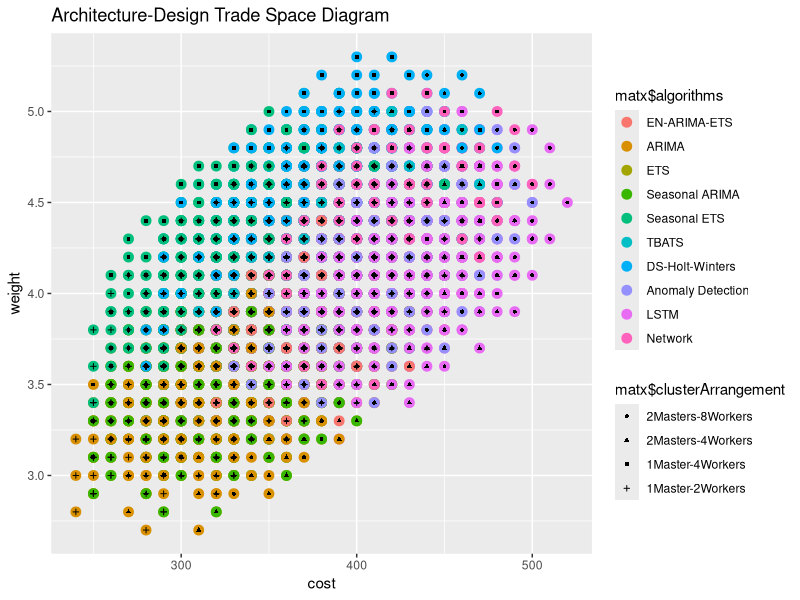
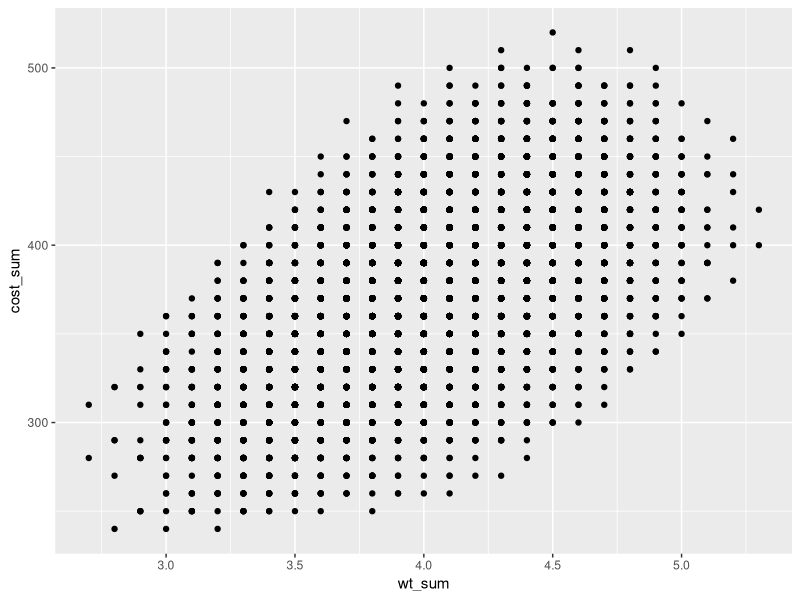

Reproduce these figures in R, in order.
matx <- NULL
algorithms <- c("EN-ARIMA-ETS","ARIMA","ETS","Seasonal ARIMA","Seasonal ETS","TBATS","DS-Holt-Winters","Anomaly Detection","LSTM","Network")
parallelProcessing <- c("Hadoop","Spark")
dataStorage <- c("Amazon S3","OpenStack Swift")
cloudPlatform <- c("OpenStack","Amazon AWS","Databricks")
IDENoteBook <- c("RStudio","Zeppelin","SparkNoteBook","DatabricksNoteBook")
clusterArrangement <- c("2Masters-8Workers", "2Masters-4Workers", "1Master-4Workers", "1Master-2Workers")
progLanguage <- c("R","Python","Scala","Java")


matx <- expand.grid(algorithms, parallelProcessing, dataStorage, cloudPlatform, IDENoteBook, clusterArrangement, progLanguage)
#atx <- expand.grid(parallelProcessing, dataStorage)
colnames(matx) <- c("algorithms","parallelProcessing","dataStorage","cloudPlatform","IDENoteBook","clusterArrangement","progLanguage")
#colnames(matx) <- c("parallelProcessing","dataStorage")
matx

#algorithms <- c("EN-ARIMA-ETS","ARIMA","ETS","Seasonal ARIMA","Seasonal ETS","TBATS","DS-Holt-Winters","Classification","LSTM","Network")
calc.algorithms.wt <- function(algorithms) {
  #print(algorithms)
  algorithms_wt <- 0.5
  if(algorithms == "EN-ARIMA-ETS") {
    algorithms_wt <- 0.5
  }
  if(algorithms == "ARIMA") {
    algorithms_wt <- 0.1
  }
  if(algorithms == "ETS") {
    algorithms_wt <- 0.2
  }
  if(algorithms == "Seasonal ARIMA") {
    algorithms_wt <- 0.2
  }
  if(algorithms == "Seasonal ETS") {
    algorithms_wt <- 0.7
  }
  if(algorithms == "TBATS") {
    algorithms_wt <- 0.6
  }
  if(algorithms == "DS-Holt-Winters") {
    algorithms_wt <- 0.9
  }

  if(algorithms == "Anomaly Detection") {
    algorithms_wt <- 0.6
  }
  if(algorithms == "LSTM") {
    algorithms_wt <- 0.6
  }
  if(algorithms == "Network") {
    algorithms_wt <- 0.7
  }
    algorithms_wt
}

calc.algorithms.cost <- function(algorithms) {
  #print(algorithms)
  
  algorithms_cost <- 50
  if(algorithms == "EN-ARIMA-ETS") {
    algorithms_cost <- 50
  }
  if(algorithms == "ARIMA") {
    algorithms_cost <- 10
  }
  if(algorithms == "ETS") {
    algorithms_cost <- 20
  }
  if(algorithms == "Seasonal ARIMA") {
    algorithms_cost <- 20
  }
  if(algorithms == "Seasonal ETS") {
    algorithms_cost <- 20
  }
  if(algorithms == "TBATS") {
    algorithms_cost <- 50
  }
  if(algorithms == "DS-Holt-Winters") {
    algorithms_cost <- 50
  }
  
  if(algorithms == "Anomaly Detection") {
    algorithms_cost <- 70
  }
  if(algorithms == "LSTM") {
    algorithms_cost <- 90
  }
  if(algorithms == "Network") {
    algorithms_cost <- 70
  }
  algorithms_cost
}

matx$algorithmswt <- mapply(calc.algorithms.wt,matx$algorithms)
matx$algorithmscost <- mapply(calc.algorithms.cost,matx$algorithms)
#parallelProcessing <- c("Hadoop","Spark")
#parallelProcessing_wt   <- c(0.5, 0.7)
#parallelProcessing_cost <- c(0.5, 0.6)

calc.parallelProcessing.wt <- function(parallelProcessing) {
  #printparallelProcessing)
  
  if(parallelProcessing == "Hadoop") {
    parallelProcessing_wt <- 0.5
  }
  if(parallelProcessing == "Spark") {
    parallelProcessing_wt <- 0.7
    
  }
    parallelProcessing_wt
    # return value 
}
calc.parallelProcessing.cost <- function(parallelProcessing) {
  #printparallelProcessing)
  
  if(parallelProcessing == "Hadoop") {
    parallelProcessing_cost <- 50
  }
  if(parallelProcessing == "Spark") {
    parallelProcessing_cost <- 60
    
  }
  parallelProcessing_cost
  # return value 
}

matx$parallelProcessingwt <- mapply(calc.parallelProcessing.wt,matx$parallelProcessing)
matx$parallelProcessingcost <- mapply(calc.parallelProcessing.cost,matx$parallelProcessing)

#dataStorage <- c("Amazon S3","OpenStack Swift")
#dataStorage_wt <- c(0.7, 0.4)
#dataStorage_cost    <- c(0.7, 0.3)

calc.dataStorage.wt <- function(dataStorage) {
  #printdataStorage)
  
  if(dataStorage == "Amazon S3") {
    dataStorage_wt <- 0.7
  }
  if(dataStorage == "OpenStack Swift") {
    dataStorage_wt <- 0.4
    
  }
  dataStorage_wt
}
calc.dataStorage.cost <- function(dataStorage) {
  #printdataStorage)
  
  if(dataStorage == "Amazon S3") {
    dataStorage_cost <- 70
  }
  if(dataStorage == "OpenStack Swift") {
    dataStorage_cost <- 30
    
  }
  dataStorage_cost
}

matx$dataStoragewt <- mapply(calc.dataStorage.wt,matx$dataStorage)
matx$dataStoragecost <- mapply(calc.dataStorage.cost,matx$dataStorage)

#cloudPlatform <- c("OpenStack","AWS","Databricks")
#cloudPlatform_utility <- c(0.4, 0.6, 0.7)
#cloudPlatform_cost    <- c(0.3, 0.7, 0.6)

calc.cloudPlatform.wt <- function(cloudPlatform) {
  #printcloudPlatform)
  
  if(cloudPlatform == "OpenStack") {
    cloudPlatform_wt <- 0.4
  }
  if(cloudPlatform == "Amazon AWS") {
    cloudPlatform_wt <- 0.6
  }
  if(cloudPlatform == "Databricks") {
    cloudPlatform_wt <- 0.7
  }
  cloudPlatform_wt
}
calc.cloudPlatform.cost <- function(cloudPlatform) {
  #printcloudPlatform)
  
  if(cloudPlatform == "OpenStack") {
    cloudPlatform_cost <- 30
  }
  if(cloudPlatform == "Amazon AWS") {
    cloudPlatform_cost <- 70
  }
  if(cloudPlatform == "Databricks") {
    cloudPlatform_cost <- 60
  }
  cloudPlatform_cost
}

matx$cloudPlatformwt <- mapply(calc.cloudPlatform.wt,matx$cloudPlatform)
matx$cloudPlatformcost <- mapply(calc.cloudPlatform.cost,matx$cloudPlatform)


#IDENoteBook <- c("RStudio","Zeppelin","SparkNoteBook","DatabricksNoteBook")
#IDENoteBook_utility <- c(0.7, 0.5, 0.3, 0.7)
#IDENoteBook_cost    <- c(0.6, 0.5, 0.5, 0.7)

calc.IDENoteBook.wt <- function(IDENoteBook) {
  #printIDENoteBook)
  
  if(IDENoteBook == "RStudio") {
    IDENoteBook_wt <- 0.7
  }
  if(IDENoteBook == "Zeppelin") {
    IDENoteBook_wt <- 0.5
  }
  if(IDENoteBook == "SparkNoteBook") {
    IDENoteBook_wt <- 0.3
  }
  if(IDENoteBook == "DatabricksNoteBook") {
    IDENoteBook_wt <- 0.7
  }
  IDENoteBook_wt
}
calc.IDENoteBook.cost <- function(IDENoteBook) {
  #printIDENoteBook)
  
  if(IDENoteBook == "RStudio") {
    IDENoteBook_cost <- 50
  }
  if(IDENoteBook == "Zeppelin") {
    IDENoteBook_cost <- 50
  }
  if(IDENoteBook == "SparkNoteBook") {
    IDENoteBook_cost <- 50
  }
  if(IDENoteBook == "DatabricksNoteBook") {
    IDENoteBook_cost <- 70
  }
  IDENoteBook_cost
}

matx$IDENoteBookwt <- mapply(calc.IDENoteBook.wt,matx$IDENoteBook)
matx$IDENoteBookcost <- mapply(calc.IDENoteBook.cost,matx$IDENoteBook)
  
#clusterArrangement <- c("2Masters-6Slaves", "2Masters-4Slaves", "1Master-2Slaves", "1Master-4Slaves")
#clusterArrangement_utility <- c(0.7, 0.5, 0.5, 0.8)
#clusterArrangement_cost    <- c(0.8, 0.6, 0.4, 0.3)

calc.clusterArrangement.wt <- function(clusterArrangement) {
  #printclusterArrangement)
  
  if(clusterArrangement == "2Masters-8Workers") {
    clusterArrangement_wt <- 0.7
  }
  if(clusterArrangement == "2Masters-4Workers") {
    clusterArrangement_wt <- 0.5
  }
  if(clusterArrangement == "1Master-4Workers") {
    clusterArrangement_wt <- 0.8
  }
  if(clusterArrangement == "1Master-2Workers") {
    clusterArrangement_wt <- 0.5
  }

  clusterArrangement_wt
}
calc.clusterArrangement.cost <- function(clusterArrangement) {
  #printclusterArrangement)
  
  if(clusterArrangement == "2Masters-8Workers") {
    clusterArrangement_cost <- 80
  }
  if(clusterArrangement == "2Masters-4Workers") {
    clusterArrangement_cost <- 60
  }
  if(clusterArrangement == "1Master-4Workers") {
    clusterArrangement_cost <- 40
  }
  if(clusterArrangement == "1Master-2Workers") {
    clusterArrangement_cost <- 30
  }

  clusterArrangement_cost
}

matx$clusterArrangementwt <- mapply(calc.clusterArrangement.wt,matx$clusterArrangement)
matx$clusterArrangementcost <- mapply(calc.clusterArrangement.cost,matx$clusterArrangement)


#progLanguage <- c("R","Python","Scala","Java")
#progLanguage_utility <- c(0.7, 0.8, 0.5,0.6)
#progLanguage_cost    <- c(0.5, 0.7, 0.8,0.4)

calc.progLanguage.wt <- function(progLanguage) {
  #printprogLanguage)
  
  if(progLanguage == "R") {
    progLanguage_wt <- 0.7
  }
  if(progLanguage == "Python") {
    progLanguage_wt <- 0.8
  }
  if(progLanguage == "Scala") {
    progLanguage_wt <- 0.5
  }
  if(progLanguage == "Java") {
    progLanguage_wt <- 0.6
  }
  progLanguage_wt
}

calc.progLanguage.cost <- function(progLanguage) {
  #printprogLanguage)
  if(progLanguage == "R") {
    progLanguage_cost <- 50
  }
  if(progLanguage == "Python") {
    progLanguage_cost <- 70
  }
  if(progLanguage == "Scala") {
    progLanguage_cost <- 80
  }
  if(progLanguage == "Java") {
    progLanguage_cost <- 40
  }
  progLanguage_cost
}

matx$progLanguagewt <- mapply(calc.progLanguage.wt,matx$progLanguage)
matx$progLanguagecost <- mapply(calc.progLanguage.cost,matx$progLanguage)


library(ggplot2)

par(mar=c(1,1,1,1))
matx$wt_sum   <- matx$algorithmswt + matx$parallelProcessingwt + matx$dataStoragewt + matx$cloudPlatformwt + matx$IDENoteBookwt + matx$clusterArrangementwt + matx$progLanguagewt
matx$cost_sum <- matx$algorithmscost+  matx$parallelProcessingcost + matx$dataStoragecost + matx$cloudPlatformcost + matx$IDENoteBookcost + matx$clusterArrangementcost + matx$progLanguagecost


ggplot(matx, aes(x=cost_sum, y=wt_sum)) + geom_point(aes(color=matx$algorithms),size=3) + geom_point(aes(shape=matx$clusterArrangement), size=1) + xlab("cost") + ylab("weight") + ggtitle("Architecture-Design Trade Space Diagram")

ggplot(matx, aes(x=wt_sum, y=cost_sum)) + geom_point()

